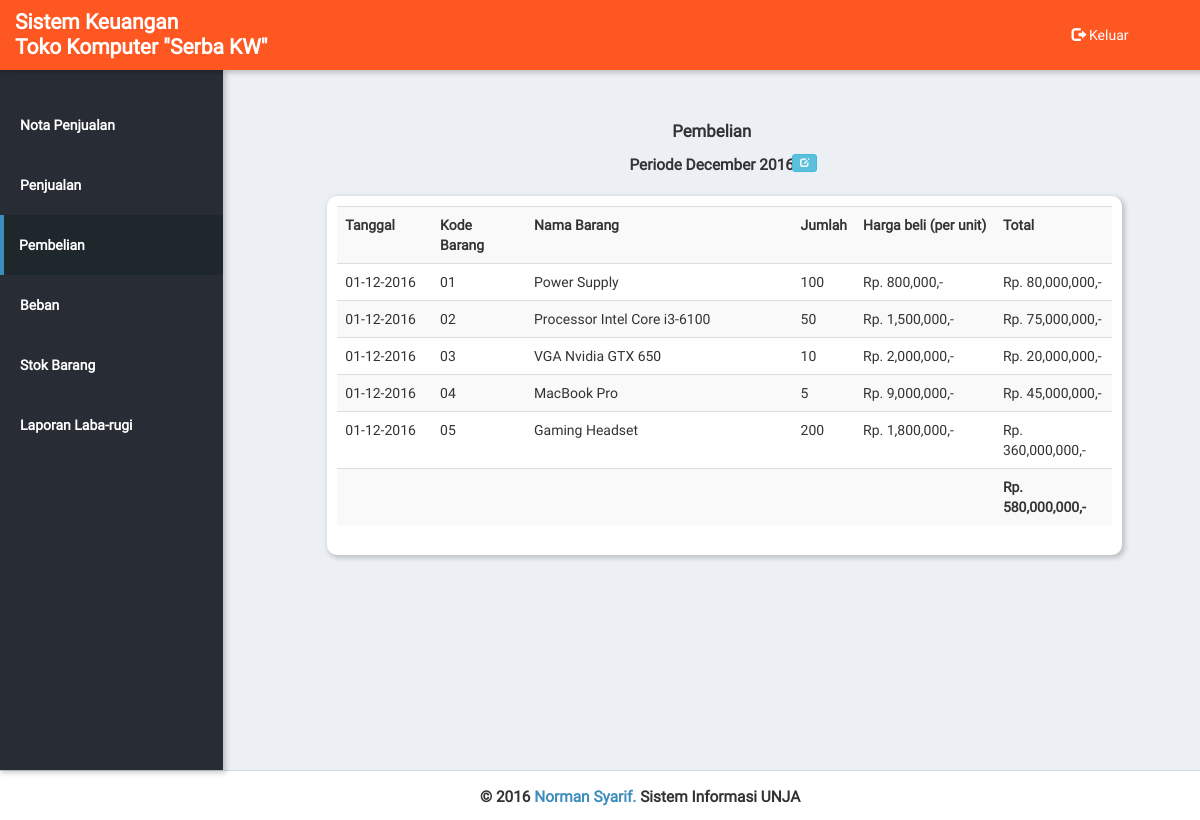
/daftar_beli.php (signed in), run on the app's committed database.
### tables this page shows
CREATE TABLE IF NOT EXISTS `tb_beli` (
  `id` int(11) NOT NULL AUTO_INCREMENT,
  `tanggal` date NOT NULL,
  `kode_barang` varchar(6) NOT NULL,
  `total_harga` int(11) NOT NULL,
  `jumlah` int(11) NOT NULL,
  `periode` varchar(4) NOT NULL,
  PRIMARY KEY (`id`)
);

CREATE TABLE IF NOT EXISTS `tb_barang` (
  `kode_barang` varchar(5) NOT NULL,
  `nama_barang` varchar(50) NOT NULL,
  `harga_satuan` int(11) NOT NULL,
  `harga_beli` int(11) NOT NULL,
  `stok` int(11) NOT NULL,
  PRIMARY KEY (`kode_barang`)
);

### daftar_beli.php (the view, shortened to what this page needs)
<?php
require_once 'top.php';
if (isset($_GET['bulan'])) {
    $periode = $_GET['bulan'] . $_GET['tahun'];
    $date = date_format(date_create("20" . $_GET['tahun'] . "-" . $_GET['bulan'] . "-01 00:00:00"), "F Y");
} else {
    $periode = $_SESSION['periode'];
    $date = $_SESSION['periode_tgl'];
}
require_once 'php/connect.php';
$query = "SELECT * FROM tb_beli INNER JOIN tb_barang ON tb_beli.kode_barang=tb_barang.kode_barang WHERE tb_beli.periode='$periode' ORDER BY tb_beli.tanggal DESC"
?>
<div class="menu-list">
    <ul>
        <span><li class="inaktif"><a href="penjualan.php">Nota Penjualan</a></li></span>
        <span><li class="inaktif"><a href="daftar_jual.php">Penjualan</a></li></span>
        <span><li class="aktif"><a href="daftar_beli.php">Pembelian</a></li></span>
        <span><li class="inaktif"><a href="beban.php">Beban</a></li></span>
        <span><li class="inaktif"><a href="stok.php">Stok Barang</a></li></span>
        <span><li class="inaktif"><a href="pilih_periode.php">Laporan Laba-rugi</a></li></span>
    </ul>
</div>
</div>
<div id="content" class="container col-md-9setengah">
    <p style="text-align: center; margin-top: 50px; font-weight: bold; font-size: 120%">Pembelian</p>
    <p style="text-align: center; margin-top:0; font-weight: bold; font-size: 110%">Periode <?php echo $date ?> <a title="Pilih periode" href="per_beli.php" style="padding: 1px; width: 25px; position: absolute; left: 66%; font-size: 60%" class="btn btn-info btn-sm"><span class="glyphicon glyphicon-edit"></span></a></p>
    <div class="row col-md-offset-1">
        <div class="anggota-div" style="width: 90%">
            <div id="tabel">
                <table class="table table-hover table-striped">
                    <tr>
                        <th style="width: 100px">Tanggal</th>
                        <th style="width: 100px">Kode Barang</th>
                        <th style="width: 300px">Nama Barang</th>
                        <th style="width: 50px">Jumlah</th>
                        <th style="width: 150px">Harga beli (per unit)</th>
                        <th style="width: 120px">Total</th>
                    </tr>
                    <?php
                    $result = $mysqli->query($query);
                    if ($result->num_rows != 0) {
                        $akhir = 0;
                        while ($row = $result->fetch_assoc()) {
                            $harga = $row['total_harga'] / $row['jumlah'];
                            echo "<tr>"
                            . "<td>" . date_format(date_create($row['tanggal']), "d-m-Y") . "</td>"
                            . "<td>" . $row['kode_barang'] . "</td>"
                            . "<td>" . $row['nama_barang'] . "</td>"
                            . "<td>" . $row['jumlah'] . "</td>"
                            . "<td>Rp. " . number_format($harga) . ",-</td>"
                            . "<td>Rp. " . number_format($row['total_harga']) . ",-</td>";
                            $akhir += $row['total_harga'];
                        }
                        echo "<tr><th></th><th></th><th></th><th></th><th></th><th>Rp. ".number_format($akhir).",-</th></td>";
                    }else{
                        echo "<tr><th style='text-align: center; color: red' colspan='6'>Tidak ada data!</th></tr>";
                    }
                    ?>
                </table>
            </div>
        </div>
    </div>
</div>
</div>
</div>
<?php include 'bottom.php' ?>
</body>
</html>

### top.php (shortened to what this page needs)
<!DOCTYPE html>
<html>
    <head>
        <link rel="stylesheet" type="text/css" href="bootstrap/css/bootstrap.css">
        <link rel="stylesheet" type="text/css" href="assets/style.css">
    </head>
    <body>
        <div class="container-fluid">
            <div class="row">
                <div class="col-md-12 atas">
                    <span id="text-header">
                        Sistem Keuangan<br/>
                        Toko Komputer "Serba KW"
                    </span>
                    <div class="logout-dan-notif">
                        <a href="javascript:void(0)" id="logout" data-toggle="modal" data-target="#logout-modal" class="pull-right"><span class="glyphicon glyphicon-log-out"></span> Keluar</a>
                    </div>
                </div>
            </div>
        </div>
        <div class="container-fluid">
            <div class="row row-eq-height">
                <div id="menu" class="col-md-2setengah">

### bottom.php
<div class="footer-waktu-sudah-login">
	<span id="footer-text">&copy; 2016 <a href="http://www.facebook.com/normansyarif27" id="kelompok"> Norman Syarif. </a> <span id="sisfo">Sistem Informasi UNJA</span></span>
</div>

### assets/style.css (style rules this page uses)
* { margin: 0; padding: 0; }
.row-eq-height { display: -webkit-box; display: -webkit-flex; display: -ms-flexbox; display: flex; }
.container { padding-right: 15px; padding-left: 15px; }
.row { margin-bottom: 20px; }
.row .row { margin-top: 10px; margin-bottom: 0; }
.row { margin-bottom: 0; }
body { font-family: "Roboto regular"; background-color: #ecf0f5; }
.atas { height: 70px; background-color: #ff5722; color: #fff; box-shadow: 2px 2px 5px 1px rgba(0, 0, 0, 0.2); }
#text-header { position: relative; top: 10px; float: left; font-size: 150%; font-weight: bold; line-height: 25px; font-weight: bold; }
#kelompok { color: #3c8dbc; }
#sisfo { font-weight: bold; }
#menu { background-color: #282c34; box-shadow: 2px 2px 5px 1px rgba(0, 0, 0, 0.2); font-weight: bold; }
#content { min-height: 700px; padding-bottom: 20px; }
.footer-waktu-sudah-login { border-top: 1px solid #d2d6de; background-color: #fff; height: 50px; font-weight: normal; font-size: 110%; font-weight: bold; }
#footer-text { position: relative; top: 15px; margin-left: 40%; }
.menu-list { margin-top: 25px; }
.menu-list a { color: #fff; text-decoration: none; }
.inaktif, .aktif { cursor: pointer; margin: 0; }
.inaktif { padding-left: 5px; }
.inaktif:hover, .aktif { background-color: #1e282c; border-left: 4px solid #3c8dbc; color: #b8b8b8; }
.menu-list ul li a { display: block; padding: 20px 15px; }
.logout-dan-notif { margin-right: 20px; text-align: center; }
.logout-dan-notif a { color: #fff; text-decoration: none; padding: 25px 10px; transition: all 0.3s ease-in-out; margin: 0; width: 130px; outline: none; }
.col-md-2setengah { @extend .col-md-1; width: 19%; }
.col-md-9setengah { @extend .col.md-1; width: 83%; }
.anggota-div { background-color: #fff; box-shadow: 2px 2px 5px 1px rgba(0, 0, 0, 0.2); margin: 10px; padding: 10px; width: 45%; border-radius: 10px; }
table { width: 100%; }
th, td { padding: 10px; }
tr { text-align: left; }

### data on the page
tb_beli: tanggal "01-12-2016", kode_barang.kode_barang "01", kode_barang.nama_barang "Power Supply", jumlah "100", harga "800,000", total_harga "80,000,000"
tb_beli: tanggal "01-12-2016", kode_barang.kode_barang "02", kode_barang.nama_barang "Processor Intel Core i3-6100", jumlah "50", harga "1,500,000", total_harga "75,000,000"
tb_beli: tanggal "01-12-2016", kode_barang.kode_barang "03", kode_barang.nama_barang "VGA Nvidia GTX 650", jumlah "10", harga "2,000,000", total_harga "20,000,000"
tb_beli: tanggal "01-12-2016", kode_barang.kode_barang "04", kode_barang.nama_barang "MacBook Pro", jumlah "5", harga "9,000,000", total_harga "45,000,000"
tb_beli: tanggal "01-12-2016", kode_barang.kode_barang "05", kode_barang.nama_barang "Gaming Headset", jumlah "200", harga "1,800,000", total_harga "360,000,000"

### other printed values
$date "December 2016"
$akhir "580,000,000"
